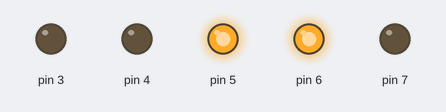
Simulated run of this sketch. Board: Arduino Uno, built with avr-gcc and run on an emulated ATmega328P. Shown: output pins drawn as LEDs (lit = HIGH).

Above: at 1.0 s.
At 2.5 s:
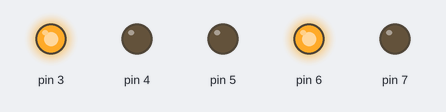
At 4.0 s:
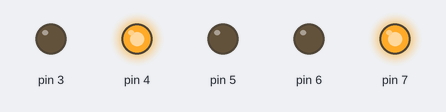
Timing chart, 0 to 6.5 s (numbered marks = the images above):
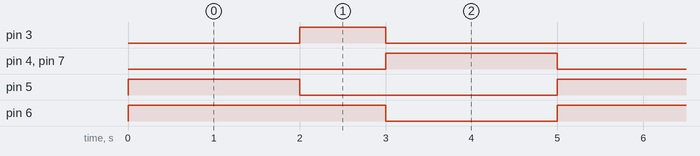

Measured:
- by itself, pin 3: alternates HIGH for 1.0 s and LOW for 4.0 s
- by itself, pin 4, pin 5, pin 7: alternates HIGH for 2.0 s and LOW for 3.0 s
- by itself, pin 6: alternates HIGH for 3.0 s and LOW for 2.0 s

The sketch:

guia_1_11.ino
```cpp
void setup()
{
  pinMode(3, OUTPUT);
  pinMode(4, OUTPUT);
  pinMode(5, OUTPUT);
  pinMode(6, OUTPUT);
  pinMode(7, OUTPUT);

}

void loop()
{
  digitalWrite(4, LOW);
  digitalWrite(5, HIGH);
  digitalWrite(7, LOW);
  digitalWrite(6, HIGH);
  delay(2000);
  digitalWrite(5, LOW);
  digitalWrite(3, HIGH);
  delay(1000);
  digitalWrite(3, LOW);
  digitalWrite(6, LOW);
  digitalWrite(4, HIGH);
  digitalWrite(7, HIGH);
  delay(2000);


}
```
